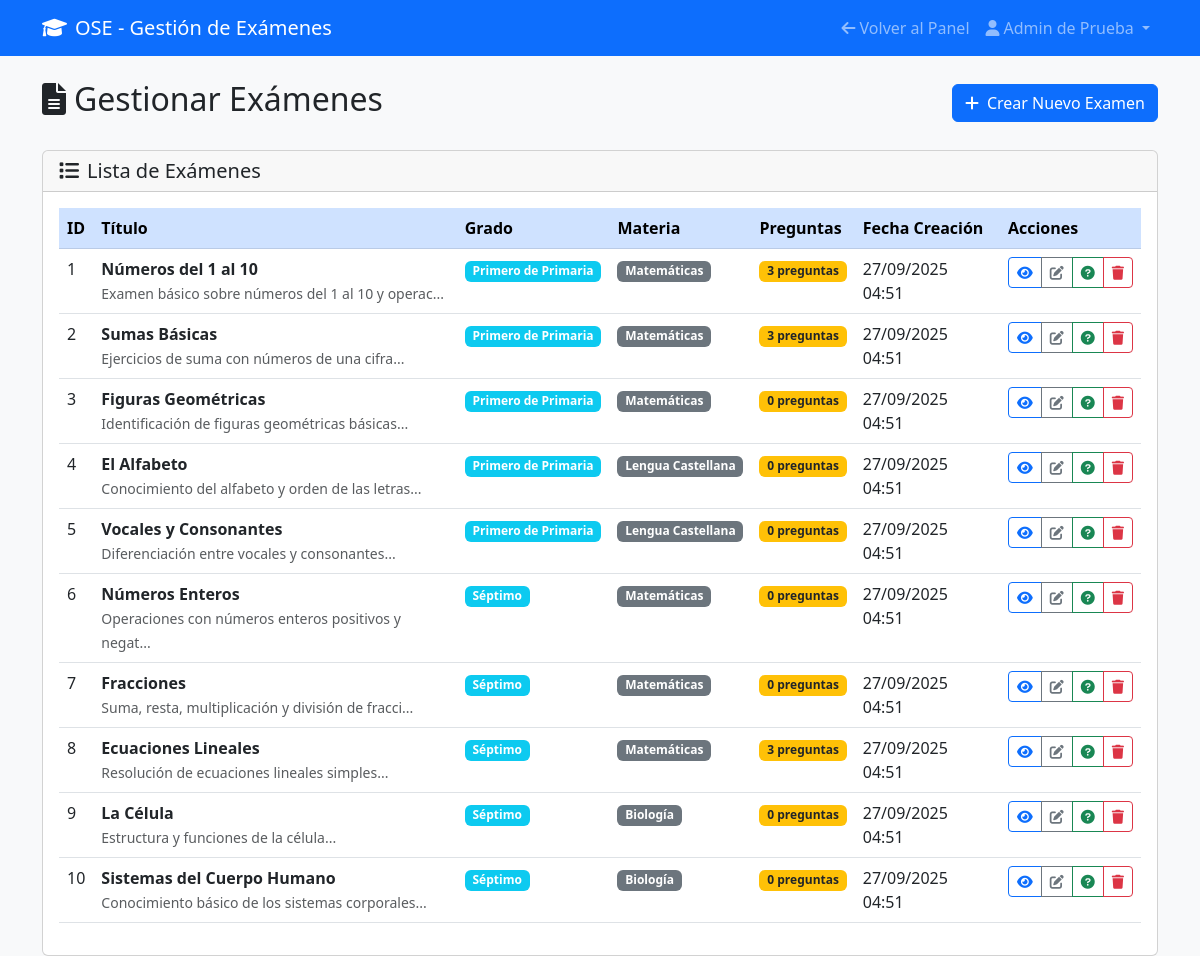
Screenshot of /pages/manage_exams.php (signed in) with the database file from the repository.
### tables this page shows
CREATE TABLE IF NOT EXISTS examenes (
    id INT AUTO_INCREMENT PRIMARY KEY,
    titulo VARCHAR(200) NOT NULL,
    materia_id INT NOT NULL,
    descripcion TEXT,
    fecha_creacion TIMESTAMP DEFAULT CURRENT_TIMESTAMP,
    FOREIGN KEY (materia_id) REFERENCES materias(id) ON DELETE CASCADE
);

CREATE TABLE IF NOT EXISTS grados (
    id INT AUTO_INCREMENT PRIMARY KEY,
    nombre_grado VARCHAR(50) NOT NULL UNIQUE
);

CREATE TABLE IF NOT EXISTS materias (
    id INT AUTO_INCREMENT PRIMARY KEY,
    nombre_materia VARCHAR(100) NOT NULL,
    grado_id INT NOT NULL,
    FOREIGN KEY (grado_id) REFERENCES grados(id) ON DELETE CASCADE
);

### pages/manage_exams.php (the view, shortened to what this page needs)
<?php
require_once '../includes/config.php';
$nombre_usuario = $_SESSION['nombre'];
try {
    $stmt = $pdo->query("
        SELECT e.*, m.nombre_materia, g.nombre_grado,
               (SELECT COUNT(*) FROM preguntas p WHERE p.examen_id = e.id) as total_preguntas
        FROM examenes e
        JOIN materias m ON e.materia_id = m.id
        JOIN grados g ON m.grado_id = g.id
        ORDER BY e.fecha_creacion DESC
    ");
    $examenes = $stmt->fetchAll();
} catch(PDOException $e) {
    $error = "Error al obtener exámenes: " . $e->getMessage();
}
?>
<!DOCTYPE html>
<html lang="es">
<head>
    <link href="https://cdn.jsdelivr.net/npm/bootstrap@5.3.0/dist/css/bootstrap.min.css" rel="stylesheet">
    <link rel="stylesheet" href="https://cdnjs.cloudflare.com/ajax/libs/font-awesome/6.0.0/css/all.min.css">
</head>
<body class="bg-light">
    <nav class="navbar navbar-expand-lg navbar-dark bg-primary">
        <div class="container">
            <a class="navbar-brand" href="../index.php">
                <i class="fas fa-graduation-cap me-2"></i>OSE - Gestión de Exámenes
            </a>
            <div class="collapse navbar-collapse" id="navbarNav">
                <ul class="navbar-nav ms-auto">
                    <li class="nav-item">
                        <a class="nav-link" href="admin_panel.php">
                            <i class="fas fa-arrow-left me-1"></i>Volver al Panel
                        </a>
                    </li>
                    <li class="nav-item dropdown">
                        <a class="nav-link dropdown-toggle" href="#" role="button" data-bs-toggle="dropdown">
                            <i class="fas fa-user me-1"></i><?php echo htmlspecialchars($nombre_usuario); ?>
                        </a>
                    </li>
                </ul>
            </div>
        </div>
    </nav>
    <div class="container mt-4">
        <div class="d-flex justify-content-between align-items-center mb-4">
            <h2><i class="fas fa-file-alt me-2"></i>Gestionar Exámenes</h2>
            <a href="create_exam.php" class="btn btn-primary">
                <i class="fas fa-plus me-2"></i>Crear Nuevo Examen
            </a>
        </div>
        <div class="card">
            <div class="card-header">
                <h5 class="mb-0"><i class="fas fa-list me-2"></i>Lista de Exámenes</h5>
            </div>
            <div class="card-body">
                <?php if (empty($examenes)): ?>
                    <div class="text-center py-4">
                        <i class="fas fa-inbox fa-3x text-muted mb-3"></i>
                        <h5 class="text-muted">No hay exámenes disponibles</h5>
                        <p class="text-muted">Crea tu primer examen para comenzar</p>
                        <a href="create_exam.php" class="btn btn-primary">
                            <i class="fas fa-plus me-2"></i>Crear Examen
                        </a>
                    </div>
                <?php else: ?>
                    <div class="table-responsive">
                        <table class="table table-hover">
                            <thead class="table-primary">
                                <tr>
                                    <th>ID</th>
                                    <th>Título</th>
                                    <th>Grado</th>
                                    <th>Materia</th>
                                    <th>Preguntas</th>
                                    <th>Fecha Creación</th>
                                    <th>Acciones</th>
                                </tr>
                            </thead>
                            <tbody>
                                <?php foreach ($examenes as $examen): ?>
                                <tr>
                                    <td><?php echo $examen['id']; ?></td>
                                    <td>
                                        <strong><?php echo htmlspecialchars($examen['titulo']); ?></strong>
                                        <?php if ($examen['descripcion']): ?>
                                            <br><small class="text-muted"><?php echo htmlspecialchars(substr($examen['descripcion'], 0, 50)); ?>...</small>
                                        <?php endif; ?>
                                    </td>
                                    <td>
                                        <span class="badge bg-info"><?php echo htmlspecialchars($examen['nombre_grado']); ?></span>
                                    </td>
                                    <td>
                                        <span class="badge bg-secondary"><?php echo htmlspecialchars($examen['nombre_materia']); ?></span>
                                    </td>
                                    <td>
                                        <span class="badge bg-warning text-dark">
                                            <?php echo $examen['total_preguntas']; ?> preguntas
                                        </span>
                                    </td>
                                    <td><?php echo date('d/m/Y H:i', strtotime($examen['fecha_creacion'])); ?></td>
                                    <td>
                                        <div class="btn-group" role="group">
                                            <a href="view_exam.php?id=<?php echo $examen['id']; ?>"
                                               class="btn btn-sm btn-outline-primary" title="Ver examen">
                                                <i class="fas fa-eye"></i>
                                            </a>
                                            <a href="edit_exam.php?id=<?php echo $examen['id']; ?>"
                                               class="btn btn-sm btn-outline-secondary" title="Editar examen">
                                                <i class="fas fa-edit"></i>
                                            </a>
                                            <a href="manage_questions.php?exam_id=<?php echo $examen['id']; ?>"
                                               class="btn btn-sm btn-outline-success" title="Gestionar preguntas">
                                                <i class="fas fa-question-circle"></i>
                                            </a>
                                            <button type="button" class="btn btn-sm btn-outline-danger"
                                                    data-bs-toggle="modal"
                                                    data-bs-target="#deleteModal<?php echo $examen['id']; ?>"
                                                    title="Eliminar examen">
                                                <i class="fas fa-trash"></i>
                                            </button>
                                        </div>
                                    </td>
                                </tr>
                                <?php endforeach; ?>
                            </tbody>
                        </table>
                    </div>
                <?php endif; ?>
            </div>
        </div>
    </div>
</body>
</html>

### rows the page displays
examenes: id "1", titulo "Números del 1 al 10", descripcion "Examen básico sobre números del 1 al 10 y operac", grados.nombre_grado "Primero de Primaria", materia.nombre_materia "Matemáticas", total_preguntas "3", fecha_creacion "27/09/2025 04:51"
examenes: id "2", titulo "Sumas Básicas", descripcion "Ejercicios de suma con números de una cifra", grados.nombre_grado "Primero de Primaria", materia.nombre_materia "Matemáticas", total_preguntas "3", fecha_creacion "27/09/2025 04:51"
examenes: id "3", titulo "Figuras Geométricas", descripcion "Identificación de figuras geométricas básicas", grados.nombre_grado "Primero de Primaria", materia.nombre_materia "Matemáticas", total_preguntas "0", fecha_creacion "27/09/2025 04:51"
examenes: id "4", titulo "El Alfabeto", descripcion "Conocimiento del alfabeto y orden de las letras", grados.nombre_grado "Primero de Primaria", materia.nombre_materia "Lengua Castellana", total_preguntas "0", fecha_creacion "27/09/2025 04:51"
examenes: id "5", titulo "Vocales y Consonantes", descripcion "Diferenciación entre vocales y consonantes", grados.nombre_grado "Primero de Primaria", materia.nombre_materia "Lengua Castellana", total_preguntas "0", fecha_creacion "27/09/2025 04:51"
examenes: id "6", titulo "Números Enteros", descripcion "Operaciones con números enteros positivos y negat", grados.nombre_grado "Séptimo", materia.nombre_materia "Matemáticas", total_preguntas "0", fecha_creacion "27/09/2025 04:51"
examenes: id "7", titulo "Fracciones", descripcion "Suma, resta, multiplicación y división de fracci", grados.nombre_grado "Séptimo", materia.nombre_materia "Matemáticas", total_preguntas "0", fecha_creacion "27/09/2025 04:51"
examenes: id "8", titulo "Ecuaciones Lineales", descripcion "Resolución de ecuaciones lineales simples", grados.nombre_grado "Séptimo", materia.nombre_materia "Matemáticas", total_preguntas "3", fecha_creacion "27/09/2025 04:51"
examenes: id "9", titulo "La Célula", descripcion "Estructura y funciones de la célula", grados.nombre_grado "Séptimo", materia.nombre_materia "Biología", total_preguntas "0", fecha_creacion "27/09/2025 04:51"
examenes: id "10", titulo "Sistemas del Cuerpo Humano", descripcion "Conocimiento básico de los sistemas corporales", grados.nombre_grado "Séptimo", materia.nombre_materia "Biología", total_preguntas "0", fecha_creacion "27/09/2025 04:51"

### other values shown
$nombre_usuario "Admin de Prueba"
